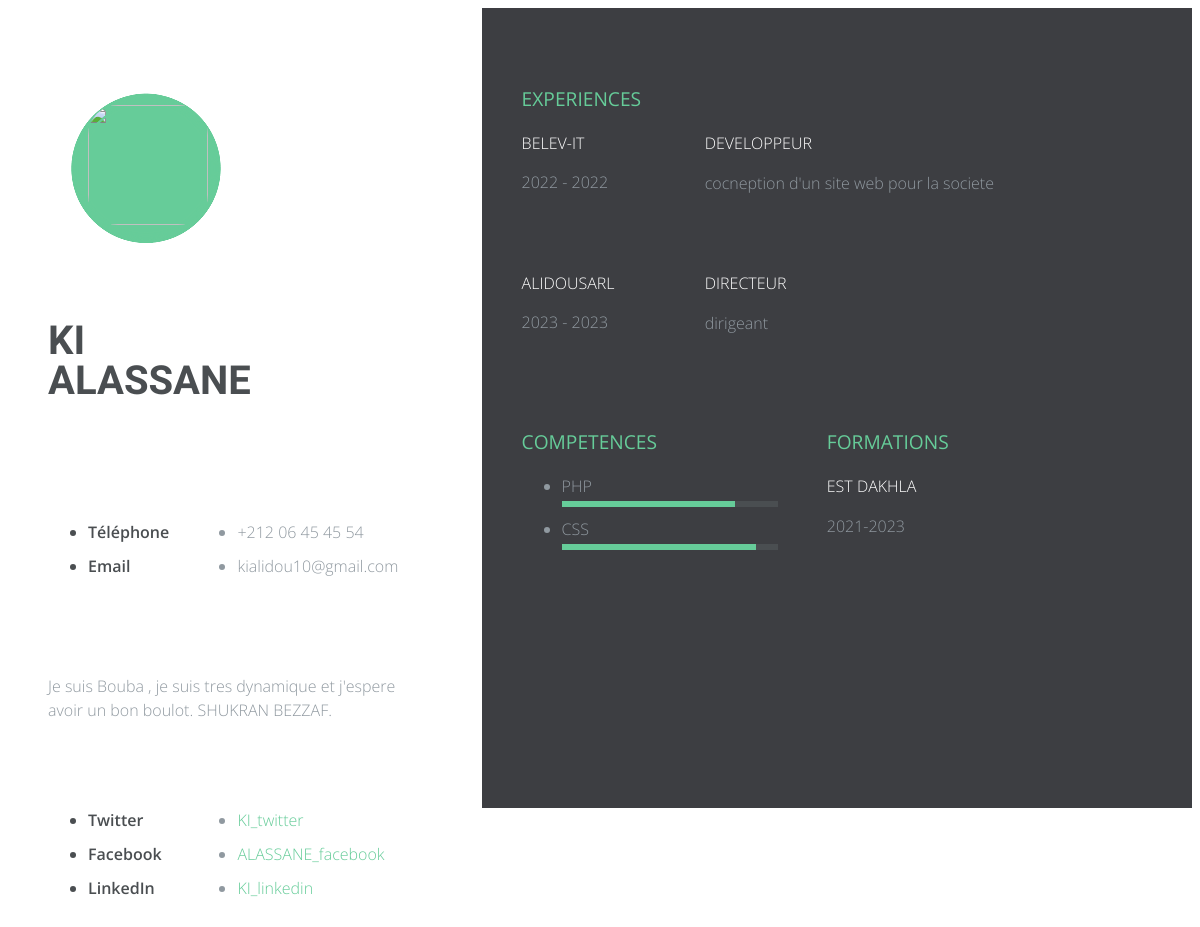
The page /generer-cv/cv2/index.php (signed in) on the database its author committed.
### tables this page shows
CREATE TABLE `experience` (
  `id_experience` int(11) NOT NULL,
  `date_debut` date NOT NULL,
  `date_fin` varchar(50) NOT NULL,
  `poste` varchar(255) NOT NULL,
  `photo_organisme` text NOT NULL,
  `tache` text NOT NULL,
  `nom_organisme` varchar(255) NOT NULL,
  `id_utilisateur` int(11) NOT NULL
);

CREATE TABLE `competences` (
  `id_competence` int(11) NOT NULL,
  `nom_competence` varchar(255) NOT NULL,
  `id_utilisateur` int(11) NOT NULL
);

CREATE TABLE `formations` (
  `id_formation` int(11) NOT NULL,
  `lieu_formation` varchar(255) NOT NULL,
  `date_debut` varchar(255) NOT NULL,
  `date_fin` varchar(255) NOT NULL,
  `photo_ecole` text NOT NULL,
  `nom_ecole` varchar(255) NOT NULL,
  `filiere` varchar(255) NOT NULL,
  `id_utilisateur` int(11) NOT NULL
);

### generer-cv/cv2/index.php (the view, shortened to what this page needs)
<?php
include("../../BaseDeDonnees.php");
$req1=$bd->query("SELECT * FROM `formations` where `id_utilisateur`={$_SESSION['id_utilisateur']}");
$formations=$req1->fetchAll();
$req2=$bd->query("SELECT * FROM `experience` where `id_utilisateur`={$_SESSION['id_utilisateur']}");
$experiences=$req2->fetchAll();
$req3=$bd->query("SELECT * FROM `competences` where `id_utilisateur`={$_SESSION['id_utilisateur']}");
$competences=$req3->fetchAll();
?>
<!DOCTYPE html>
<html lang="en" >
<head>
  <meta name="viewport" content="width=device-width"><link rel="stylesheet" href="https://cdnjs.cloudflare.com/ajax/libs/meyer-reset/2.0/reset.min.css">
<link rel="stylesheet" href="./style.css">
</head>
<body>
<div class="resume-wrapper">
	<section class="profile section-padding">
		<div class="container">
			<div class="picture-resume-wrapper">
        <div class="picture-resume">
        <span><img src="../../<?= $_SESSION['photo'] ?>" alt="" /></span>
      </div>
 </div>
      <div class="name-wrapper">
        <h1><?= $_SESSION['nom'] ?> <br/><?= $_SESSION['prenom'] ?></h1>
      </div>
      <div class="clearfix"></div>
      <div class="contact-info clearfix">
      	<ul class="list-titles">
      		<li>Téléphone</li>
      		<li>Email</li>
      	</ul>
        <ul class="list-content ">
        	<li><?= $_SESSION['telephone'] ?></li>
        	<li><?= $_SESSION['email'] ?></li>
        </ul>
      </div>
      <div class="contact-presentation">
      	<p><?= $_SESSION['presentation'] ?></p>
      </div>
      <div class="contact-social">
      	<ul class="list-titles">
      		<li>Twitter</li>
      		<li>Facebook</li>
            <li>LinkedIn</li>
      	</ul>
        <ul class="list-content">
      		<li><a href=""><?= $_SESSION['nom'] ?>_twitter</a></li>
      		<li><a href=""><?= $_SESSION['prenom'] ?>_facebook</a></li>
      		<li><a href=""><?= $_SESSION['nom'] ?>_linkedin</a></li>
      	</ul>
      </div>
		</div>
	</section>
  <section class="experience section-padding">
  	<div class="container">
  		<h3 class="experience-title">Experiences</h3>
      <div class="experience-wrapper">
      <?php foreach($experiences as $experience){
        $dd=explode("-",$experience['date_debut']);
        $df=explode("-",$experience['date_fin']) ?>
      	<div class="company-wrapper clearfix">
      		<div class="experience-title"><?=$experience['nom_organisme'] ?></div>
          <div class="time"><?=$dd[0] ?> - <?=$dd[0] ?></div>
      	</div>
        <div class="job-wrapper clearfix">
        	<div class="experience-title"><?=$experience['poste'] ?></div>
          <div class="company-description">
          	<p><?=$experience['tache'] ?></p>
          </div>
        </div>
     <?php } ?>
      </div>
      <div class="section-wrapper clearfix">
      	<h3 class="section-title">Competences</h3>
        	<ul>
            <?php foreach($competences as $competence){ ?>
        		<li class="skill-percentage"><?= $competence['nom_competence'] ?></li>
            <?php } ?>
        	</ul>
      </div>
      <div class="section-wrapper clearfix">
        <h3 class="section-title">Formations</h3>
        <div class="experience-wrapper">
      <?php foreach($formations as $formation){  ?>
        <div class="job-wrapper clearfix">
        	<div class="experience-title"><?=$formation['nom_ecole'] ?></div>
          <div class="company-description">
          	<p><?=$formation['date_debut']."-".$formation['date_fin'] ?></p>
          </div>
        </div>
     <?php } ?>
      </div>
      </div>
  	</div>
  </section>
</div>
</body>
</html>

### generer-cv/cv2/style.css (style rules this page uses)
*, *::after, *::before { box-sizing: border-box; }
html, body { height: 100%; }
body { font-family: "Open Sans", sans-serif; font-size: 16px; line-height: 1.5em; }
a { color: #66cc99; text-decoration: none; }
.clearfix::after, .clearfix::before { content: " "; display: table; }
.clearfix::after { clear: both; }
.resume-wrapper { position: relative; text-align: center; height: 100%; }
.container { min-height: 600px; }
.profile { background: #fff; width: 40%; float: left; color: #9099a0; }
.profile .name-wrapper { float: left; width: 60%; }
.profile h1 { font-size: 2.5em; text-align: left; font-family: "Varela Round", sans-serif; color: #4a4e51; text-transform: uppercase; line-height: 1em; padding-top: 40px; }
@media (max-width: 1200px) { .profile h1 { padding-top: 20px; } }
.profile li { margin-bottom: 10px; }
.profile .picture-resume-wrapper { width: 40%; display: block; float: left; }
@media (max-width: 1200px) { .profile .picture-resume-wrapper { width: 100%; } }
.profile .picture-resume { width: 220px; height: 220px; background-size: cover; border-radius: 50%; margin-right: 0px; display: table; position: relative; vertical-align: middle; }
.profile .picture-resume span { display: table-cell; vertical-align: middle; position: relative; margin: 0 auto; z-index: 10; text-align: center; }
.profile .picture-resume img { border-radius: 25%; width: 130px; height:80px; }
@media (max-width: 1500px) { .profile .picture-resume img { width: 80px; } }
@media (max-width: 1200px) { .profile .picture-resume img { width: 120px; height: 120px; } }
@media (max-width: 1500px) { .profile .picture-resume { width: 150px; height: 150px; } }
@media (max-width: 1200px) { .profile .picture-resume { width: 200px; height: 200px; } }
.profile .contact-info { margin-top: 100px; font-weight: 300; }
@media (max-width: 1200px) { .profile .contact-info { margin-top: 70px; } }
.profile .list-titles { float: left; text-align: left; font-weight: 600; width: 40%; color: #4a4e51; }
.profile .list-content { float: left; width: 60%; text-align: left; font-weight: 300; }
.profile .contact-presentation { text-align: left; font-weight: 300; margin-top: 100px; margin-bottom: 100px; }
@media (max-width: 1200px) { .profile .contact-presentation { margin-top: 70px; margin-bottom: 70px; } }
.experience { background: #3d3e42; width: 60%; float: left; position: relative; color: #9099a0; font-weight: 300; min-height: 100%; min-height: 100vh; }
.experience h3.experience-title { color: #66cc99; text-align: left; text-transform: uppercase; font-size: 1.2em; margin-bottom: 20px; font-weight: 400; }
.experience .company-wrapper { width: 30%; float: left; text-align: left; padding-right: 5%; margin-bottom: 60px; }
.experience .job-wrapper { width: 70%; float: left; text-align: left; padding-right: 5%; margin-bottom: 60px; }
.experience .experience-title { color: white; margin-bottom: 15px; }
.section-padding { padding: 60px 60px 40px 40px; }
.section-wrapper { width: 50%; float: left; text-align: left; color: #9099a0; font-weight: 300; margin-bottom: 20px; }
.section-wrapper:nth-child(3) { padding-right: 8%; }
.section-wrapper h3.section-title { color: #66cc99; text-align: left; text-transform: uppercase; font-size: 1.2em; margin-bottom: 20px; font-weight: 400; }
.section-wrapper .skill-percentage { margin-bottom: 10px; position: relative; }
.section-wrapper .skill-percentage::after { content: ""; width: 100%; height: 6px; background: #4a4e51; display: block; margin-top: 3px; }
.section-wrapper .skill-percentage::before { content: ""; height: 6px; background: #66cc99; position: absolute; margin-top: 3px; bottom: 0; }
.section-wrapper .skill-percentage:nth-child(1)::before { width: 80%; -webkit-animation: skill_1 0.6s ease; animation: skill_1 0.6s ease; }
.section-wrapper .skill-percentage:nth-child(2)::before { width: 90%; -webkit-animation: skill_2 0.6s ease; animation: skill_2 0.6s ease; }

### rows shown on the page
experience: nom_organisme "BELEV-IT", date_debut "2022", poste "DEVELOPPEUR", tache "cocneption d'un site web pour la societe"
experience: nom_organisme "ALIDOUSARL", date_debut "2023", poste "DIRECTEUR", tache "dirigeant"
competences: nom_competence "PHP"
competences: nom_competence "CSS"
formations: nom_ecole "EST DAKHLA", date_debut "2021", date_fin "2023"

### other values the page prints
$_SESSION['nom'] "KI"
$_SESSION['prenom'] "ALASSANE"
$_SESSION['telephone'] "+212 06 45 45 54"
$_SESSION['email'] "kialidou10@gmail.com"
$_SESSION['presentation'] "Je suis Bouba , je suis tres dynamique et j'espere avoir un bon boulot. SHUKRAN BEZZAF."
